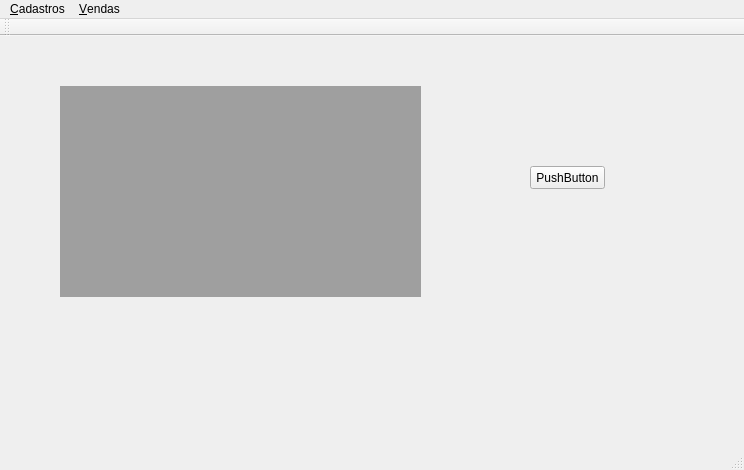
<?xml version="1.0" encoding="UTF-8"?>
<ui version="4.0">
 <class>Desktop</class>
 <widget class="QMainWindow" name="Desktop">
  <property name="geometry">
   <rect>
    <x>0</x>
    <y>0</y>
    <width>744</width>
    <height>470</height>
   </rect>
  </property>
  <property name="windowTitle">
   <string>Desktop</string>
  </property>
  <widget class="QWidget" name="centralWidget">
   <widget class="QMdiArea" name="mdiArea">
    <property name="geometry">
     <rect>
      <x>60</x>
      <y>50</y>
      <width>361</width>
      <height>211</height>
     </rect>
    </property>
   </widget>
   <widget class="QPushButton" name="pushButton">
    <property name="geometry">
     <rect>
      <x>530</x>
      <y>130</y>
      <width>75</width>
      <height>23</height>
     </rect>
    </property>
    <property name="text">
     <string>PushButton</string>
    </property>
   </widget>
  </widget>
  <widget class="QMenuBar" name="menuBar">
   <property name="geometry">
    <rect>
     <x>0</x>
     <y>0</y>
     <width>744</width>
     <height>21</height>
    </rect>
   </property>
   <widget class="QMenu" name="menu_Cadastros">
    <property name="title">
     <string>&amp;Cadastros</string>
    </property>
    <addaction name="action_Times"/>
    <addaction name="separator"/>
    <addaction name="action_Produtos"/>
   </widget>
   <widget class="QMenu" name="menuVendas">
    <property name="title">
     <string>&amp;Vendas</string>
    </property>
    <addaction name="action_Frente_de_Caixa"/>
   </widget>
   <addaction name="menu_Cadastros"/>
   <addaction name="menuVendas"/>
  </widget>
  <widget class="QToolBar" name="mainToolBar">
   <attribute name="toolBarArea">
    <enum>TopToolBarArea</enum>
   </attribute>
   <attribute name="toolBarBreak">
    <bool>false</bool>
   </attribute>
  </widget>
  <widget class="QStatusBar" name="statusBar"/>
  <action name="action_Times">
   <property name="text">
    <string>&amp;Times</string>
   </property>
  </action>
  <action name="action_Frente_de_Caixa">
   <property name="text">
    <string>&amp;Frente de Caixa</string>
   </property>
  </action>
  <action name="action_Produtos">
   <property name="text">
    <string>&amp;Produtos</string>
   </property>
  </action>
 </widget>
 <layoutdefault spacing="6" margin="11"/>
 <resources/>
 <connections/>
</ui>
